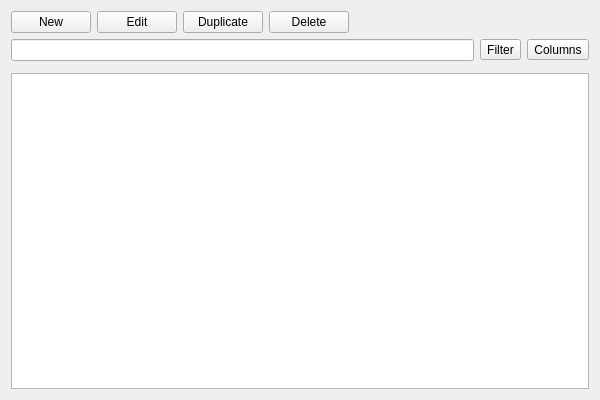
<?xml version="1.0" encoding="UTF-8"?>
<ui version="4.0">
 <class>DockRoutes</class>
 <widget class="QWidget" name="DockRoutes">
  <property name="geometry">
   <rect>
    <x>0</x>
    <y>0</y>
    <width>600</width>
    <height>400</height>
   </rect>
  </property>
  <property name="windowTitle">
   <string>Form</string>
  </property>
  <layout class="QVBoxLayout" name="verticalLayout">
   <item>
    <layout class="QHBoxLayout" name="horizontalLayout">
     <item>
      <widget class="QPushButton" name="pbNew">
       <property name="text">
        <string>New</string>
       </property>
      </widget>
     </item>
     <item>
      <widget class="QPushButton" name="pbEdit">
       <property name="text">
        <string>Edit</string>
       </property>
      </widget>
     </item>
     <item>
      <widget class="QPushButton" name="pbDuplicate">
       <property name="text">
        <string>Duplicate</string>
       </property>
      </widget>
     </item>
     <item>
      <widget class="QPushButton" name="pbDelete">
       <property name="text">
        <string>Delete</string>
       </property>
      </widget>
     </item>
     <item>
      <spacer name="horizontalSpacer">
       <property name="orientation">
        <enum>Qt::Orientation::Horizontal</enum>
       </property>
       <property name="sizeHint" stdset="0">
        <size>
         <width>40</width>
         <height>20</height>
        </size>
       </property>
      </spacer>
     </item>
    </layout>
   </item>
   <item>
    <layout class="QHBoxLayout" name="horizontalLayout_2">
     <item>
      <widget class="WdgProjectDataTableQuickSearchLineEdit" name="leSearch"/>
     </item>
     <item>
      <widget class="QToolButton" name="tbFilter">
       <property name="text">
        <string>Filter</string>
       </property>
      </widget>
     </item>
     <item>
      <widget class="QToolButton" name="tbColumns">
       <property name="text">
        <string>Columns</string>
       </property>
       <property name="popupMode">
        <enum>QToolButton::ToolButtonPopupMode::InstantPopup</enum>
       </property>
      </widget>
     </item>
    </layout>
   </item>
   <item>
    <widget class="WdgFilterBanner" name="filterBanner" native="true"/>
   </item>
   <item>
    <widget class="WdgProjectDataTableView&lt;Route&gt;" name="twRoutes">
     <property name="selectionBehavior">
      <enum>QAbstractItemView::SelectionBehavior::SelectRows</enum>
     </property>
     <property name="sortingEnabled">
      <bool>true</bool>
     </property>
     <attribute name="verticalHeaderVisible">
      <bool>false</bool>
     </attribute>
     <attribute name="verticalHeaderMinimumSectionSize">
      <number>20</number>
     </attribute>
     <attribute name="verticalHeaderDefaultSectionSize">
      <number>20</number>
     </attribute>
     <attribute name="verticalHeaderShowSortIndicator" stdset="0">
      <bool>true</bool>
     </attribute>
    </widget>
   </item>
  </layout>
 </widget>
 <customwidgets>
  <customwidget>
   <class>WdgProjectDataTableView&lt;Route&gt;</class>
   <extends>QTableView</extends>
   <header>Widgets\WdgProjectDataTableView.h</header>
  </customwidget>
  <customwidget>
   <class>WdgFilterBanner</class>
   <extends>QWidget</extends>
   <header>Widgets\WdgFilterBanner.h</header>
   <container>1</container>
  </customwidget>
  <customwidget>
   <class>WdgProjectDataTableQuickSearchLineEdit</class>
   <extends>QLineEdit</extends>
   <header>Widgets\WdgProjectDataTableQuickSearchLineEdit.h</header>
  </customwidget>
 </customwidgets>
 <resources/>
 <connections/>
</ui>
